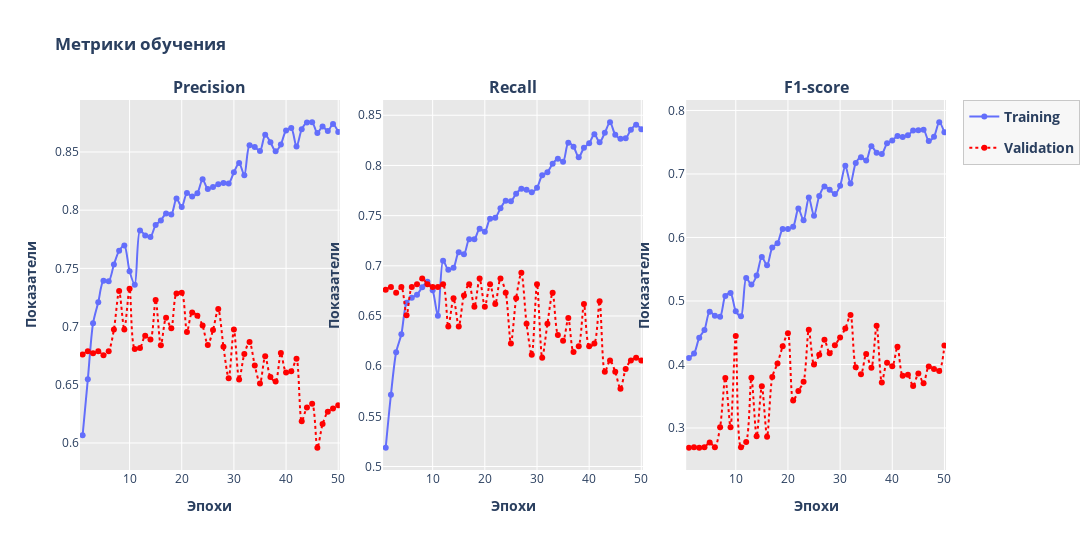

The notebook cell saved with this chart:
### Code cell
import plotly.graph_objects as go
import plotly.offline as py
from plotly.subplots import make_subplots

precision_plot = hist_cnn_with_batch.history['precision']
recall_plot = hist_cnn_with_batch.history['recall']
f1_plot = hist_cnn_with_batch.history['f1_score']

val_precision_plot = hist_cnn_with_batch.history['val_precision']
val_recall_plot = hist_cnn_with_batch.history['val_recall']
val_f1_plot = hist_cnn_with_batch.history['val_f1_score']

epochs = list(range(1, len(precision_plot) + 1))

fig = make_subplots(rows=1, cols=3, subplot_titles=("<b>Precision</b>", "<b>Recall</b>", "<b>F1-score</b>"), horizontal_spacing=0.05)

# Precision
fig.add_trace(go.Scatter(x=list(epochs), y=precision_plot, legendgroup='<b>Training</b>', name='<b>Training</b>',
                            line=dict(shape='spline', smoothing=0.8, color='#636efb'), mode='markers+lines', marker=dict(color='#636efb')), row=1, col=1)
fig.add_trace(go.Scatter(x=list(epochs), y=val_precision_plot, legendgroup='<b>Validation</b>', name='<b>Validation</b>',
                            line=dict(shape='spline', smoothing=0.8, dash='dot', color='red'), mode='markers+lines', marker=dict(color='red')), row=1, col=1)

# Recall
fig.add_trace(go.Scatter(x=list(epochs), y=recall_plot, legendgroup='<b>Training</b>', name='<b>Training</b>', showlegend=False,
                            line=dict(shape='spline', smoothing=0.8, color='#636efb'), mode='markers+lines', marker=dict(color='#636efb')), row=1, col=2)
fig.add_trace(go.Scatter(x=list(epochs), y=val_recall_plot, legendgroup='<b>Validation</b>', name='<b>Validation</b>', showlegend=False,
                            line=dict(shape='spline', smoothing=0.8, dash='dot', color='red'), mode='markers+lines', marker=dict(color='red')), row=1, col=2)

# F1-score
fig.add_trace(go.Scatter(x=list(epochs), y=f1_plot, legendgroup='<b>Training</b>', name='<b>Training</b>', showlegend=False,
                            line=dict(shape='spline', smoothing=0.8, color='#636efb'), mode='markers+lines', marker=dict(color='#636efb')), row=1, col=3)
fig.add_trace(go.Scatter(x=list(epochs), y=val_f1_plot, legendgroup='<b>Validation</b>', name='<b>Validation</b>', showlegend=False, 
                            line=dict(shape='spline', smoothing=0.8, dash='dot', color='red'), mode='markers+lines', marker=dict(color='red')), row=1, col=3)


fig.update_traces(hovertemplate='Epoch: %{x}<br>Value: %{y}')

fig.update_yaxes(title_text="<b>Показатели</b>")
fig.update_xaxes(title_text="<b>Эпохи</b>")
fig.update_layout(legend=dict(font=dict(size=14), bgcolor='lightgray'))


fig.update_layout(
    height=550, 
    width=3000, 
    title_text="<b>Метрики обучения</b>",
    legend=dict(
        font=dict(size=14),
        bgcolor='rgba(240, 240, 240, 0.5)',
        bordercolor='rgba(200, 200, 200, 1)',
        borderwidth=1,
    ),
    plot_bgcolor='rgba(210, 210, 210, 0.5)',
    
    # paper_bgcolor='rgba(250, 250, 250, 1)'
)
fig.update_xaxes(range=[0.5, max(epochs)+0.3])
py.plot(fig, filename=r'C:\My_projects\nuke\metrics\plotly\CNN_with_BatchNormalization_metrics_precision_and_recall_and_f1.html')
fig.write_image(r"C:\My_projects\nuke\metrics\plotly\CNN_with_BatchNormalization_metrics_precision_and_recall_and_f1.svg")
fig.show()

### Figure 1 — Plotly figure (JSON) as saved in the notebook; plotly's stock layout.template omitted (floating-point values rounded to 4 significant figures)
{"data": [{"hovertemplate": "Epoch: %{x}<br>Value: %{y}", "legendgroup": "<b>Training</b>", "line": {"color": "#636efb", "shape": "spline", "smoothing": 0.8}, "marker": {"color": "#636efb"}, "mode": "markers+lines", "name": "<b>Training</b>", "type": "scatter", "x": [1, 2, 3, 4, 5, 6, 7, 8, 9, 10, 11, 12, 13, 14, 15, 16, 17, 18, 19, 20, 21, 22, 23, 24, 25, 26, 27, 28, 29, 30, 31, 32, 33, 34, 35, 36, 37, 38, 39, 40, 41, 42, 43, 44, 45, 46, 47, 48, 49, 50], "xaxis": "x", "y": [0.6066, 0.6547, 0.7028, 0.7209, 0.7394, 0.7388, 0.7534, 0.7652, 0.7696, 0.7475, 0.736, 0.7826, 0.7783, 0.777, 0.7872, 0.7911, 0.7972, 0.7963, 0.81, 0.8027, 0.8147, 0.8118, 0.8146, 0.8266, 0.8181, 0.82, 0.8223, 0.8234, 0.8229, 0.8325, 0.8405, 0.83, 0.8559, 0.8544, 0.8507, 0.8649, 0.8584, 0.8506, 0.8565, 0.8684, 0.8706, 0.8546, 0.8694, 0.8753, 0.8755, 0.8663, 0.8718, 0.868, 0.8741, 0.8672], "yaxis": "y"}, {"hovertemplate": "Epoch: %{x}<br>Value: %{y}", "legendgroup": "<b>Validation</b>", "line": {"color": "red", "dash": "dot", "shape": "spline", "smoothing": 0.8}, "marker": {"color": "red"}, "mode": "markers+lines", "name": "<b>Validation</b>", "type": "scatter", "x": [1, 2, 3, 4, 5, 6, 7, 8, 9, 10, 11, 12, 13, 14, 15, 16, 17, 18, 19, 20, 21, 22, 23, 24, 25, 26, 27, 28, 29, 30, 31, 32, 33, 34, 35, 36, 37, 38, 39, 40, 41, 42, 43, 44, 45, 46, 47, 48, 49, 50], "xaxis": "x", "y": [0.6761, 0.6789, 0.6771, 0.6789, 0.6754, 0.6789, 0.6974, 0.7305, 0.6974, 0.7325, 0.6808, 0.6817, 0.6921, 0.689, 0.7229, 0.6839, 0.7076, 0.6985, 0.7284, 0.729, 0.6954, 0.7121, 0.7093, 0.7009, 0.6842, 0.6971, 0.7151, 0.6826, 0.6556, 0.6974, 0.6545, 0.6766, 0.6868, 0.6667, 0.651, 0.6745, 0.6566, 0.6528, 0.6772, 0.6607, 0.6617, 0.6724, 0.6188, 0.6305, 0.6336, 0.5959, 0.6163, 0.6268, 0.6297, 0.6324], "yaxis": "y"}, {"hovertemplate": "Epoch: %{x}<br>Value: %{y}", "legendgroup": "<b>Training</b>", "line": {"color": "#636efb", "shape": "spline", "smoothing": 0.8}, "marker": {"color": "#636efb"}, "mode": "markers+lines", "name": "<b>Training</b>", "showlegend": false, "type": "scatter", "x": [1, 2, 3, 4, 5, 6, 7, 8, 9, 10, 11, 12, 13, 14, 15, 16, 17, 18, 19, 20, 21, 22, 23, 24, 25, 26, 27, 28, 29, 30, 31, 32, 33, 34, 35, 36, 37, 38, 39, 40, 41, 42, 43, 44, 45, 46, 47, 48, 49, 50], "xaxis": "x2", "y": [0.5187, 0.5715, 0.6139, 0.6318, 0.6632, 0.6682, 0.6712, 0.6786, 0.6841, 0.6756, 0.6502, 0.705, 0.6961, 0.6981, 0.7135, 0.7115, 0.7265, 0.7265, 0.7369, 0.7339, 0.7469, 0.7479, 0.7573, 0.7648, 0.7643, 0.7718, 0.7768, 0.7758, 0.7733, 0.7778, 0.7902, 0.7932, 0.8017, 0.8067, 0.8037, 0.8226, 0.8186, 0.8082, 0.8176, 0.8221, 0.8311, 0.8231, 0.8326, 0.843, 0.8306, 0.8266, 0.8271, 0.8356, 0.8406, 0.8361], "yaxis": "y2"}, {"hovertemplate": "Epoch: %{x}<br>Value: %{y}", "legendgroup": "<b>Validation</b>", "line": {"color": "red", "dash": "dot", "shape": "spline", "smoothing": 0.8}, "marker": {"color": "red"}, "mode": "markers+lines", "name": "<b>Validation</b>", "showlegend": false, "type": "scatter", "x": [1, 2, 3, 4, 5, 6, 7, 8, 9, 10, 11, 12, 13, 14, 15, 16, 17, 18, 19, 20, 21, 22, 23, 24, 25, 26, 27, 28, 29, 30, 31, 32, 33, 34, 35, 36, 37, 38, 39, 40, 41, 42, 43, 44, 45, 46, 47, 48, 49, 50], "xaxis": "x2", "y": [0.6761, 0.6789, 0.6732, 0.6789, 0.6507, 0.6789, 0.6817, 0.6873, 0.6817, 0.6789, 0.6789, 0.6817, 0.6394, 0.6676, 0.6394, 0.6704, 0.6817, 0.6592, 0.6873, 0.6592, 0.6817, 0.662, 0.6873, 0.6732, 0.6225, 0.6676, 0.693, 0.6423, 0.6113, 0.6817, 0.6085, 0.6423, 0.6732, 0.631, 0.6254, 0.6479, 0.6141, 0.6197, 0.662, 0.6197, 0.6225, 0.6648, 0.5944, 0.6056, 0.5944, 0.5775, 0.5972, 0.6056, 0.6085, 0.6056], "yaxis": "y2"}, {"hovertemplate": "Epoch: %{x}<br>Value: %{y}", "legendgroup": "<b>Training</b>", "line": {"color": "#636efb", "shape": "spline", "smoothing": 0.8}, "marker": {"color": "#636efb"}, "mode": "markers+lines", "name": "<b>Training</b>", "showlegend": false, "type": "scatter", "x": [1, 2, 3, 4, 5, 6, 7, 8, 9, 10, 11, 12, 13, 14, 15, 16, 17, 18, 19, 20, 21, 22, 23, 24, 25, 26, 27, 28, 29, 30, 31, 32, 33, 34, 35, 36, 37, 38, 39, 40, 41, 42, 43, 44, 45, 46, 47, 48, 49, 50], "xaxis": "x3", "y": [0.4104, 0.4172, 0.4422, 0.4544, 0.4832, 0.4768, 0.4753, 0.5079, 0.5126, 0.4839, 0.4758, 0.5363, 0.5258, 0.5401, 0.5691, 0.5561, 0.5843, 0.591, 0.6132, 0.6132, 0.6167, 0.6457, 0.6269, 0.6628, 0.6341, 0.6653, 0.6803, 0.675, 0.6683, 0.6813, 0.7128, 0.6851, 0.7173, 0.7264, 0.7212, 0.7437, 0.7335, 0.7315, 0.7482, 0.7528, 0.7597, 0.7582, 0.7608, 0.7683, 0.7689, 0.7697, 0.7519, 0.7588, 0.7814, 0.7656], "yaxis": "y3"}, {"hovertemplate": "Epoch: %{x}<br>Value: %{y}", "legendgroup": "<b>Validation</b>", "line": {"color": "red", "dash": "dot", "shape": "spline", "smoothing": 0.8}, "marker": {"color": "red"}, "mode": "markers+lines", "name": "<b>Validation</b>", "showlegend": false, "type": "scatter", "x": [1, 2, 3, 4, 5, 6, 7, 8, 9, 10, 11, 12, 13, 14, 15, 16, 17, 18, 19, 20, 21, 22, 23, 24, 25, 26, 27, 28, 29, 30, 31, 32, 33, 34, 35, 36, 37, 38, 39, 40, 41, 42, 43, 44, 45, 46, 47, 48, 49, 50], "xaxis": "x3", "y": [0.2689, 0.2696, 0.2689, 0.2696, 0.2773, 0.2696, 0.3014, 0.3788, 0.3014, 0.4448, 0.2696, 0.2781, 0.3789, 0.2869, 0.3659, 0.2864, 0.3802, 0.4016, 0.4287, 0.4492, 0.3432, 0.3584, 0.3727, 0.4548, 0.3998, 0.4154, 0.4389, 0.4177, 0.4302, 0.4425, 0.4566, 0.4779, 0.3955, 0.3845, 0.4164, 0.3948, 0.4612, 0.3718, 0.4027, 0.3973, 0.4278, 0.3822, 0.3837, 0.366, 0.3858, 0.3703, 0.397, 0.3929, 0.3897, 0.4297], "yaxis": "y3"}], "layout": {"annotations": [{"font": {"size": 16}, "showarrow": false, "text": "<b>Precision</b>", "x": 0.15, "xanchor": "center", "xref": "paper", "y": 1, "yanchor": "bottom", "yref": "paper"}, {"font": {"size": 16}, "showarrow": false, "text": "<b>Recall</b>", "x": 0.5, "xanchor": "center", "xref": "paper", "y": 1, "yanchor": "bottom", "yref": "paper"}, {"font": {"size": 16}, "showarrow": false, "text": "<b>F1-score</b>", "x": 0.85, "xanchor": "center", "xref": "paper", "y": 1, "yanchor": "bottom", "yref": "paper"}], "height": 550, "legend": {"bgcolor": "rgba(240, 240, 240, 0.5)", "bordercolor": "rgba(200, 200, 200, 1)", "borderwidth": 1, "font": {"size": 14}}, "plot_bgcolor": "rgba(210, 210, 210, 0.5)", "title": {"text": "<b>Метрики обучения</b>"}, "width": 3000, "xaxis": {"anchor": "y", "domain": [0, 0.3], "range": [0.5, 50.3], "title": {"text": "<b>Эпохи</b>"}}, "xaxis2": {"anchor": "y2", "domain": [0.35, 0.65], "range": [0.5, 50.3], "title": {"text": "<b>Эпохи</b>"}}, "xaxis3": {"anchor": "y3", "domain": [0.7, 1], "range": [0.5, 50.3], "title": {"text": "<b>Эпохи</b>"}}, "yaxis": {"anchor": "x", "domain": [0, 1], "title": {"text": "<b>Показатели</b>"}}, "yaxis2": {"anchor": "x2", "domain": [0, 1], "title": {"text": "<b>Показатели</b>"}}, "yaxis3": {"anchor": "x3", "domain": [0, 1], "title": {"text": "<b>Показатели</b>"}}}}
